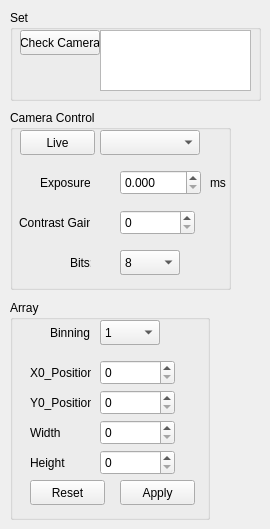
        <widget class="QWidget" name="TABDevice">
         <attribute name="title">
          <string>Device</string>
         </attribute>
         <widget class="QGroupBox" name="groupBox_5">
          <property name="geometry">
           <rect>
            <x>10</x>
            <y>10</y>
            <width>251</width>
            <height>91</height>
           </rect>
          </property>
          <property name="title">
           <string>Set</string>
          </property>
          <widget class="QPushButton" name="PBCheckCam">
           <property name="geometry">
            <rect>
             <x>10</x>
             <y>20</y>
             <width>80</width>
             <height>25</height>
            </rect>
           </property>
           <property name="text">
            <string>Check Camera</string>
           </property>
          </widget>
          <widget class="QListView" name="LVCamera">
           <property name="geometry">
            <rect>
             <x>90</x>
             <y>20</y>
             <width>151</width>
             <height>61</height>
            </rect>
           </property>
          </widget>
         </widget>
         <widget class="QGroupBox" name="groupBox_2">
          <property name="geometry">
           <rect>
            <x>10</x>
            <y>110</y>
            <width>221</width>
            <height>180</height>
           </rect>
          </property>
          <property name="sizePolicy">
           <sizepolicy hsizetype="Expanding" vsizetype="Preferred">
            <horstretch>0</horstretch>
            <verstretch>0</verstretch>
           </sizepolicy>
          </property>
          <property name="title">
           <string>Camera Control</string>
          </property>
          <widget class="QComboBox" name="CBCamera">
           <property name="geometry">
            <rect>
             <x>90</x>
             <y>20</y>
             <width>100</width>
             <height>25</height>
            </rect>
           </property>
          </widget>
          <widget class="QPushButton" name="PBLive">
           <property name="geometry">
            <rect>
             <x>10</x>
             <y>20</y>
             <width>75</width>
             <height>25</height>
            </rect>
           </property>
           <property name="text">
            <string>Live</string>
           </property>
          </widget>
          <widget class="QLabel" name="label">
           <property name="geometry">
            <rect>
             <x>30</x>
             <y>60</y>
             <width>50</width>
             <height>25</height>
            </rect>
           </property>
           <property name="text">
            <string>Exposure:</string>
           </property>
          </widget>
          <widget class="QDoubleSpinBox" name="DSBExposure">
           <property name="geometry">
            <rect>
             <x>110</x>
             <y>60</y>
             <width>81</width>
             <height>25</height>
            </rect>
           </property>
           <property name="decimals">
            <number>3</number>
           </property>
           <property name="maximum">
            <double>1000.990000000000009</double>
           </property>
          </widget>
          <widget class="QLabel" name="label_2">
           <property name="geometry">
            <rect>
             <x>200</x>
             <y>60</y>
             <width>20</width>
             <height>25</height>
            </rect>
           </property>
           <property name="text">
            <string>ms</string>
           </property>
          </widget>
          <widget class="QLabel" name="label_4">
           <property name="geometry">
            <rect>
             <x>60</x>
             <y>140</y>
             <width>21</width>
             <height>25</height>
            </rect>
           </property>
           <property name="text">
            <string>Bits:</string>
           </property>
          </widget>
          <widget class="QComboBox" name="CBBits_2">
           <property name="geometry">
            <rect>
             <x>110</x>
             <y>140</y>
             <width>60</width>
             <height>25</height>
            </rect>
           </property>
           <item>
            <property name="text">
             <string>8</string>
            </property>
           </item>
           <item>
            <property name="text">
             <string>10</string>
            </property>
           </item>
           <item>
            <property name="text">
             <string>12</string>
            </property>
           </item>
           <item>
            <property name="text">
             <string>14</string>
            </property>
           </item>
           <item>
            <property name="text">
             <string>16</string>
            </property>
           </item>
          </widget>
          <widget class="QLabel" name="label_6">
           <property name="geometry">
            <rect>
             <x>9</x>
             <y>100</y>
             <width>71</width>
             <height>25</height>
            </rect>
           </property>
           <property name="text">
            <string>Contrast Gain:</string>
           </property>
          </widget>
          <widget class="QSpinBox" name="SBCGain">
           <property name="geometry">
            <rect>
             <x>110</x>
             <y>100</y>
             <width>75</width>
             <height>25</height>
            </rect>
           </property>
           <property name="maximum">
            <number>240</number>
           </property>
          </widget>
          <widget class="QComboBox" name="CBBits">
           <property name="geometry">
            <rect>
             <x>110</x>
             <y>140</y>
             <width>60</width>
             <height>25</height>
            </rect>
           </property>
           <item>
            <property name="text">
             <string>8</string>
            </property>
           </item>
           <item>
            <property name="text">
             <string>10</string>
            </property>
           </item>
           <item>
            <property name="text">
             <string>12</string>
            </property>
           </item>
          </widget>
         </widget>
         <widget class="QGroupBox" name="groupBox_3">
          <property name="geometry">
           <rect>
            <x>10</x>
            <y>300</y>
            <width>200</width>
            <height>220</height>
           </rect>
          </property>
          <property name="sizePolicy">
           <sizepolicy hsizetype="Expanding" vsizetype="Preferred">
            <horstretch>0</horstretch>
            <verstretch>0</verstretch>
           </sizepolicy>
          </property>
          <property name="title">
           <string>Array</string>
          </property>
          <widget class="QComboBox" name="CBBinning">
           <property name="geometry">
            <rect>
             <x>90</x>
             <y>20</y>
             <width>60</width>
             <height>25</height>
            </rect>
           </property>
           <item>
            <property name="text">
             <string>1</string>
            </property>
           </item>
           <item>
            <property name="text">
             <string>2</string>
            </property>
           </item>
           <item>
            <property name="text">
             <string>4</string>
            </property>
           </item>
           <item>
            <property name="text">
             <string>Customize</string>
            </property>
           </item>
          </widget>
          <widget class="QSpinBox" name="SBXP">
           <property name="enabled">
            <bool>true</bool>
           </property>
           <property name="geometry">
            <rect>
             <x>90</x>
             <y>60</y>
             <width>75</width>
             <height>25</height>
            </rect>
           </property>
           <property name="frame">
            <bool>true</bool>
           </property>
           <property name="keyboardTracking">
            <bool>true</bool>
           </property>
           <property name="maximum">
            <number>10000</number>
           </property>
          </widget>
          <widget class="QLabel" name="label_5">
           <property name="geometry">
            <rect>
             <x>20</x>
             <y>60</y>
             <width>61</width>
             <height>25</height>
            </rect>
           </property>
           <property name="text">
            <string>X0_Position:</string>
           </property>
          </widget>
          <widget class="QPushButton" name="PBApply">
           <property name="geometry">
            <rect>
             <x>110</x>
             <y>180</y>
             <width>75</width>
             <height>25</height>
            </rect>
           </property>
           <property name="text">
            <string>Apply</string>
           </property>
          </widget>
          <widget class="QLabel" name="label_3">
           <property name="geometry">
            <rect>
             <x>40</x>
             <y>20</y>
             <width>41</width>
             <height>25</height>
            </rect>
           </property>
           <property name="text">
            <string>Binning:</string>
           </property>
          </widget>
          <widget class="QLabel" name="label_7">
           <property name="geometry">
            <rect>
             <x>20</x>
             <y>90</y>
             <width>61</width>
             <height>25</height>
            </rect>
           </property>
           <property name="text">
            <string>Y0_Position:</string>
           </property>
          </widget>
          <widget class="QSpinBox" name="SBYP">
           <property name="enabled">
            <bool>true</bool>
           </property>
           <property name="geometry">
            <rect>
             <x>90</x>
             <y>90</y>
             <width>75</width>
             <height>25</height>
            </rect>
           </property>
           <property name="frame">
            <bool>true</bool>
           </property>
           <property name="keyboardTracking">
            <bool>true</bool>
           </property>
           <property name="maximum">
            <number>10000</number>
           </property>
          </widget>
          <widget class="QComboBox" name="CBBinning_2">
           <property name="geometry">
            <rect>
             <x>90</x>
             <y>20</y>
             <width>60</width>
             <height>25</height>
            </rect>
           </property>
           <item>
            <property name="text">
             <string>1</string>
            </property>
           </item>
           <item>
            <property name="text">
             <string>2</string>
            </property>
           </item>
           <item>
            <property name="text">
             <string>Customize</string>
            </property>
           </item>
          </widget>
          <widget class="QSpinBox" name="SBWidth">
           <property name="enabled">
            <bool>true</bool>
           </property>
           <property name="geometry">
            <rect>
             <x>90</x>
             <y>120</y>
             <width>75</width>
             <height>25</height>
            </rect>
           </property>
           <property name="frame">
            <bool>true</bool>
           </property>
           <property name="keyboardTracking">
            <bool>true</bool>
           </property>
           <property name="maximum">
            <number>10000</number>
           </property>
          </widget>
          <widget class="QPushButton" name="PBReset">
           <property name="geometry">
            <rect>
             <x>20</x>
             <y>180</y>
             <width>75</width>
             <height>25</height>
            </rect>
           </property>
           <property name="text">
            <string>Reset</string>
           </property>
          </widget>
          <widget class="QLabel" name="label_9">
           <property name="geometry">
            <rect>
             <x>20</x>
             <y>150</y>
             <width>61</width>
             <height>25</height>
            </rect>
           </property>
           <property name="text">
            <string>Height</string>
           </property>
          </widget>
          <widget class="QSpinBox" name="SBHeight">
           <property name="enabled">
            <bool>true</bool>
           </property>
           <property name="geometry">
            <rect>
             <x>90</x>
             <y>150</y>
             <width>75</width>
             <height>25</height>
            </rect>
           </property>
           <property name="frame">
            <bool>true</bool>
           </property>
           <property name="keyboardTracking">
            <bool>true</bool>
           </property>
           <property name="maximum">
            <number>10000</number>
           </property>
          </widget>
          <widget class="QLabel" name="label_8">
           <property name="geometry">
            <rect>
             <x>20</x>
             <y>120</y>
             <width>61</width>
             <height>25</height>
            </rect>
           </property>
           <property name="text">
            <string>Width</string>
           </property>
          </widget>
         </widget>
        </widget>
